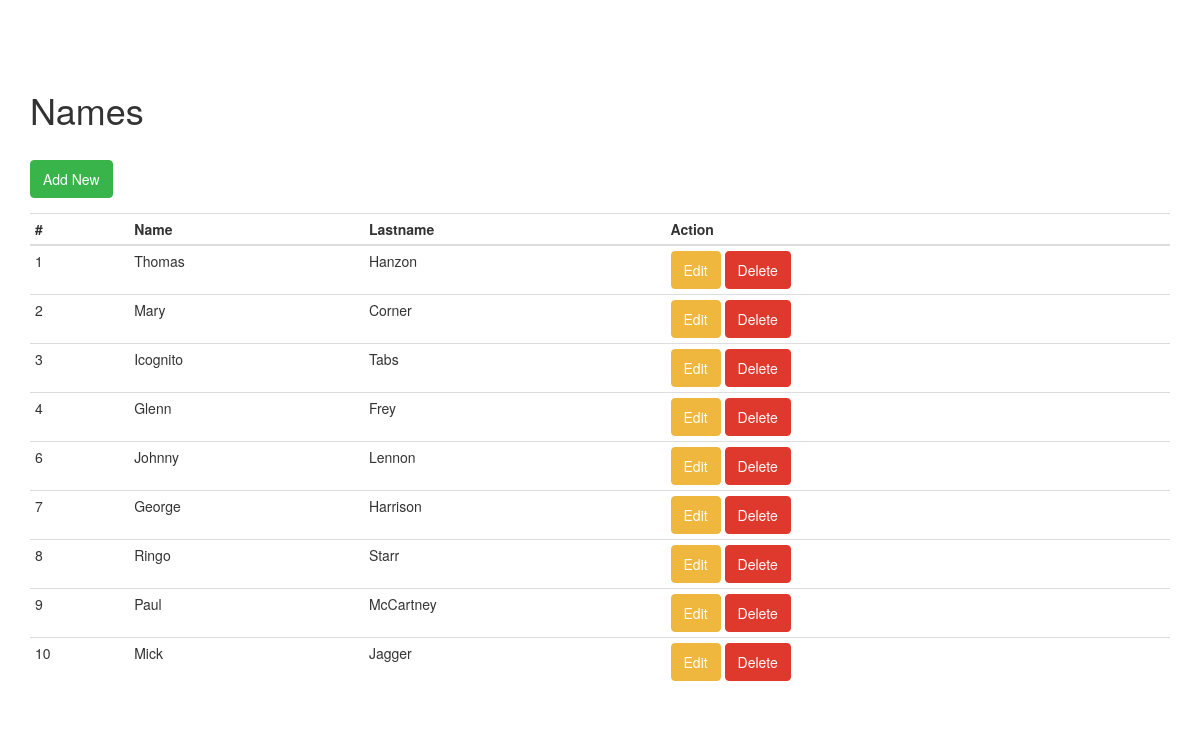
The page / on the database its author committed.
### tables this page shows
CREATE TABLE `names` (
  `id` int(11) NOT NULL,
  `firstname` varchar(35) NOT NULL,
  `lastname` varchar(35) NOT NULL,
  `date_added` datetime NOT NULL
);

### index.php (called while the page is built)
<?php
require_once 'page/actions.php';
$pageAction = new Actions(isset($_GET['action']) ? $_GET['action'] : $_GET['action']='view-records');

### classes/PDO_connection.php (called while the page is built, shortened)
<?php
class PDO_connection {
		private $host ="localhost";
		private $db_name="mytuts";
		private $user="root";
		private $pass="";
		public function __construct(){
			$this->dbObject = new PDO("mysql:host=".$this->host.";dbname=".$this->db_name,$this->user,$this->pass);
		}
}

### layouts/view-records.php (the view, shortened to what this page needs)
<!DOCTYPE html>
<html>
<head>
<link rel="stylesheet" type="text/css" href="css/bootstrap.min.css">
</head>
	<body>
		<div class="container" style="margin-top: 70px;">
		<h1> Names </h1>
		<br>
		<a href="index.php?action=add-record" class="btn btn-success" style="margin-bottom: 15px;"> Add New </a>
			<div class="row">
				<div class="col-md-12">
					<div class="">
						<div class="table-responsive">
							<table class="table table-condensed table-hover">
								<tr>
									<th> # </th>
									<th> Name </th>
									<th> Lastname </th>
									<th>Action</th>
								</tr>
								<tbody>
										<?php
										foreach($data as $item){
											echo "<tr>";
											echo "<td>".$item['id']."</td>";
											echo "<td>".$item['firstname']."</td>";
											echo "<td>".$item['lastname']."</td>";
											echo "<td>";
											echo "<a href='?action=edit&name_id=".$item['id']."' class='btn btn-warning'> Edit </a>";
											echo "<a href='?action=delete&name_id=".$item['id']."' class='btn btn-danger'> Delete </a>";
											echo "</td>";
										}
										?>
								</tbody>
							</table>
						</div>
					</div>
				</div>
			</div>
		</div>
	</body>
</html>

### page/actions.php (shortened to what this page needs)
<?php
require_once 'classes/PDO_connection.php';
class Actions{
	private $pdo_obj;
	public function __construct($action){
		$this->pdo_obj = new PDO_connection();
		$this->doAction($action);
	}
	private function doAction($action){
		switch ($action) {
			case 'view-records':
				$data = $this->pdo_obj->dbObject->query("SELECT * from names");
				require_once 'layouts/view-records.php';
			break;
		}
	}
}

### rows shown on the page
names: id "1", firstname "Thomas", lastname "Hanzon"
names: id "2", firstname "Mary", lastname "Corner"
names: id "3", firstname "Icognito", lastname "Tabs"
names: id "4", firstname "Glenn", lastname "Frey"
names: id "6", firstname "Johnny", lastname "Lennon"
names: id "7", firstname "George", lastname "Harrison"
names: id "8", firstname "Ringo", lastname "Starr"
names: id "9", firstname "Paul", lastname "McCartney"
names: id "10", firstname "Mick", lastname "Jagger"
